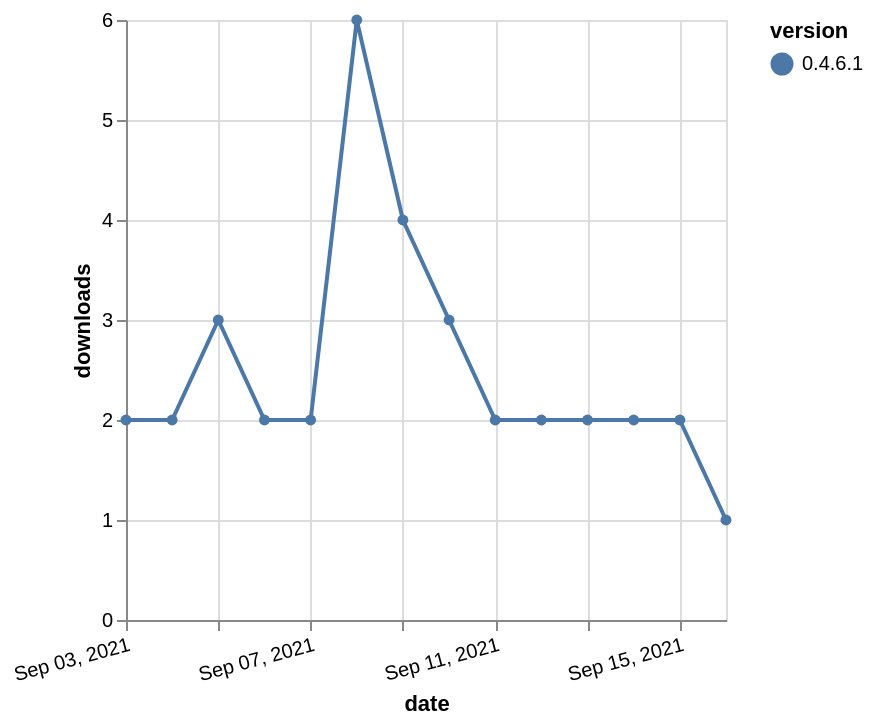

Write the Vega-Lite specification saved for this chart.
### Vega-Lite specification from a JSON file in a GitHub repository (floating-point values rounded to 4 significant figures)
{"$schema": "https://vega.github.io/schema/vega-lite/v5.json", "description": "A simple bar chart with embedded data.", "data": {"values": [{"date": "2021-09-03", "total": 3174, "delta": 2, "version": "0.4.6.1"}, {"date": "2021-09-04", "total": 3176, "delta": 2, "version": "0.4.6.1"}, {"date": "2021-09-05", "total": 3179, "delta": 3, "version": "0.4.6.1"}, {"date": "2021-09-06", "total": 3181, "delta": 2, "version": "0.4.6.1"}, {"date": "2021-09-07", "total": 3183, "delta": 2, "version": "0.4.6.1"}, {"date": "2021-09-08", "total": 3189, "delta": 6, "version": "0.4.6.1"}, {"date": "2021-09-09", "total": 3193, "delta": 4, "version": "0.4.6.1"}, {"date": "2021-09-10", "total": 3196, "delta": 3, "version": "0.4.6.1"}, {"date": "2021-09-11", "total": 3198, "delta": 2, "version": "0.4.6.1"}, {"date": "2021-09-12", "total": 3200, "delta": 2, "version": "0.4.6.1"}, {"date": "2021-09-13", "total": 3202, "delta": 2, "version": "0.4.6.1"}, {"date": "2021-09-14", "total": 3204, "delta": 2, "version": "0.4.6.1"}, {"date": "2021-09-15", "total": 3206, "delta": 2, "version": "0.4.6.1"}, {"date": "2021-09-16", "total": 3207, "delta": 1, "version": "0.4.6.1"}]}, "width": "container", "mark": {"type": "line", "point": {"filled": true}}, "encoding": {"x": {"field": "date", "type": "temporal", "timeUnit": "yearmonthdate", "title": "date", "axis": {"labelAngle": -15}}, "y": {"field": "delta", "type": "quantitative", "title": "downloads"}, "color": {"field": "version", "type": "nominal"}, "tooltip": {"field": "delta"}}}
